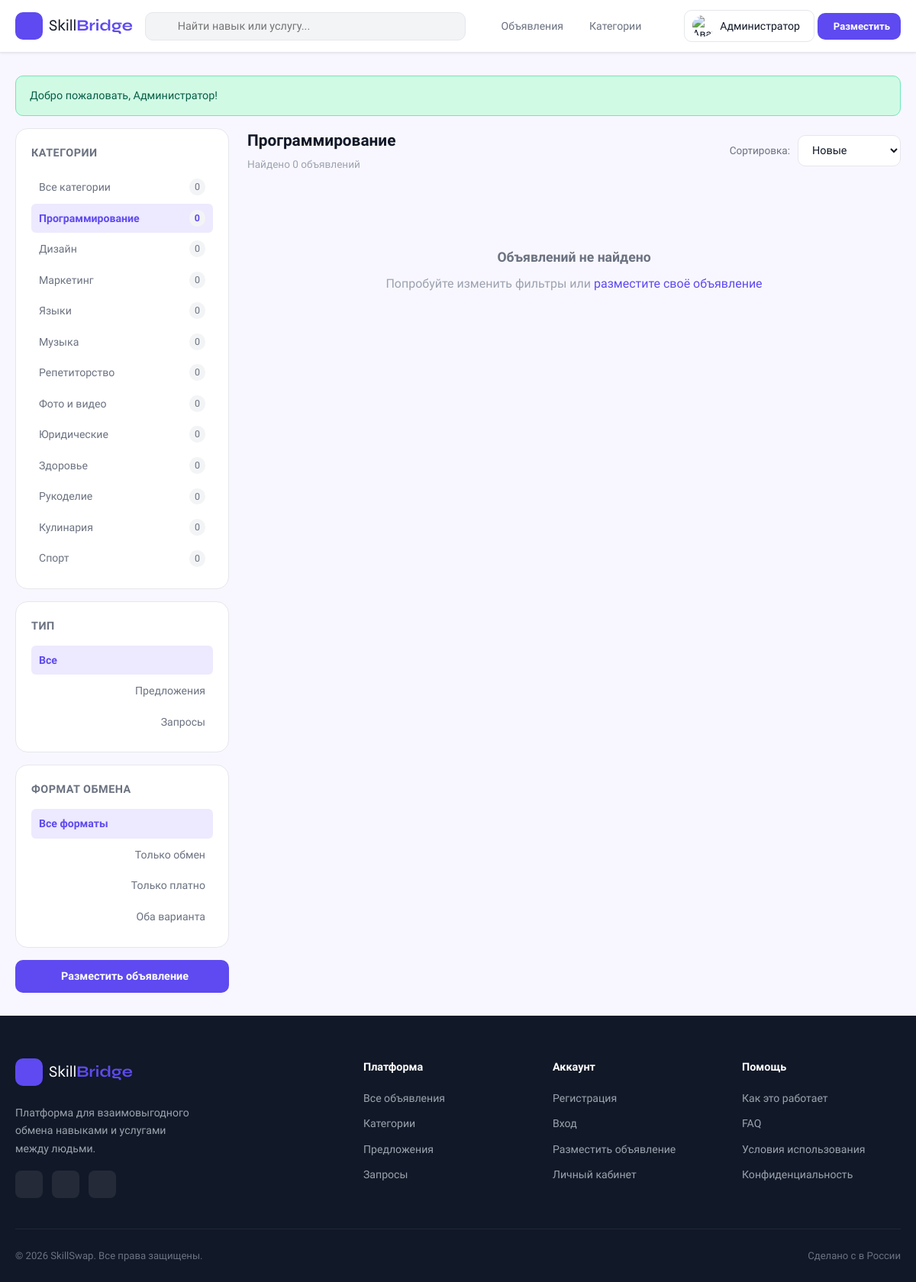
Screenshot of /pages/listings.php?category=programming (signed in) with the database file from the repository.
### tables this page shows
CREATE TABLE categories (
    id INT AUTO_INCREMENT PRIMARY KEY,
    name VARCHAR(100) NOT NULL,
    slug VARCHAR(100) NOT NULL UNIQUE,
    icon VARCHAR(50) DEFAULT 'ti-star',
    parent_id INT DEFAULT NULL,
    sort_order INT DEFAULT 0,
    FOREIGN KEY (parent_id) REFERENCES categories(id) ON DELETE SET NULL
);

### config/database.php (called while the page is built, shortened)
<?php
class Database {
    private static ?PDO $instance = null;
    public static function getInstance(): PDO {
        if (self::$instance === null) {
            $dsn = sprintf(
                'mysql:host=%s;dbname=%s;charset=%s',
                DB_HOST, DB_NAME, DB_CHARSET
            );
            try {
                self::$instance = new PDO($dsn, DB_USER, DB_PASS, [
                    PDO::ATTR_ERRMODE            => PDO::ERRMODE_EXCEPTION,
                    PDO::ATTR_DEFAULT_FETCH_MODE => PDO::FETCH_ASSOC,
                    PDO::ATTR_EMULATE_PREPARES   => false,
                    PDO::MYSQL_ATTR_INIT_COMMAND => "SET NAMES utf8mb4",
                ]);
            } catch (PDOException $e) {
                if (DEBUG) {
                    die('<pre>DB Error: ' . htmlspecialchars($e->getMessage()) . '</pre>');
                }
                die('Ошибка подключения к базе данных.');
            }
        }
        return self::$instance;
    }
}
function db(): PDO {
    return Database::getInstance();
}

### pages/listings.php (the view, shortened to what this page needs)
<?php
$categorySlug = $_GET['category'] ?? '';
$type         = $_GET['type'] ?? '';
$exchange     = $_GET['exchange'] ?? '';
$sort         = $_GET['sort'] ?? 'new';
$page         = max(1, (int)($_GET['page'] ?? 1));
$q            = trim($_GET['q'] ?? '');
$currentCategory = null;
if ($categorySlug) {
    $stmt = db()->prepare("SELECT * FROM categories WHERE slug=?");
    $stmt->execute([$categorySlug]);
    $currentCategory = $stmt->fetch();
}
$allCategories = db()->query("
    SELECT c.*, COUNT(l.id) as cnt
    FROM categories c
    LEFT JOIN listings l ON l.category_id=c.id AND l.status='active'
    WHERE c.parent_id IS NULL
    GROUP BY c.id ORDER BY c.sort_order
")->fetchAll();
$where = ["l.status='active'"];
$params = [];
if ($currentCategory) {
    $childIds = db()->prepare("SELECT id FROM categories WHERE parent_id=?");
    $childIds->execute([$currentCategory['id']]);
    $ids = array_column($childIds->fetchAll(), 'id');
    $ids[] = $currentCategory['id'];
    $ph = implode(',', array_fill(0, count($ids), '?'));
    $where[] = "l.category_id IN ($ph)";
    $params = array_merge($params, $ids);
}
$whereStr = 'WHERE ' . implode(' AND ', $where);
$orderMap = [
    'new'        => 'l.created_at DESC',
    'views'      => 'l.views DESC',
    'price_asc'  => 'l.price ASC',
    'price_desc' => 'l.price DESC',
];
$orderBy = $orderMap[$sort] ?? 'l.created_at DESC';
$countStmt = db()->prepare("SELECT COUNT(*) FROM listings l $whereStr");
$countStmt->execute($params);
$total = (int)$countStmt->fetchColumn();
$pag = paginate($total, ITEMS_PER_PAGE, $page);
$listingsStmt = db()->prepare("
    SELECT l.*,
           u.full_name, u.avatar, u.username, u.rating,
           c.name as cat_name, c.slug as cat_slug,
           (SELECT filename FROM listing_images WHERE listing_id=l.id ORDER BY sort_order LIMIT 1) as image
    FROM listings l
    JOIN users u ON u.id = l.user_id
    JOIN categories c ON c.id = l.category_id
    $whereStr
    ORDER BY $orderBy
    LIMIT ? OFFSET ?
");
$listingsStmt->execute(array_merge($params, [ITEMS_PER_PAGE, $pag['offset']]));
$listings = $listingsStmt->fetchAll();
$pageTitle = $currentCategory ? $currentCategory['name'] : 'Все объявления';
$baseUrl = '?' . http_build_query(array_filter(['category' => $categorySlug, 'type' => $type, 'exchange' => $exchange, 'sort' => $sort, 'q' => $q]));
include __DIR__ . '/../includes/header.php';
?>
<div class="layout-sidebar">
    <aside class="sidebar">
        <div class="sidebar-widget">
            <div class="sidebar-title">Категории</div>
            <div class="filter-list">
                <a href="<?= APP_URL ?>/pages/listings.php" class="filter-link <?= !$categorySlug ? 'active' : '' ?>">
                    <span><i class="ti ti-layout-grid"></i> Все категории</span>
                    <span class="filter-count"><?= $total ?></span>
                </a>
                <?php foreach ($allCategories as $cat): ?>
                <a href="?category=<?= e($cat['slug']) ?>" class="filter-link <?= $categorySlug === $cat['slug'] ? 'active' : '' ?>">
                    <span><i class="ti <?= e($cat['icon']) ?>"></i> <?= e($cat['name']) ?></span>
                    <span class="filter-count"><?= $cat['cnt'] ?></span>
                </a>
                <?php endforeach; ?>
            </div>
        </div>
        <div class="sidebar-widget">
            <div class="sidebar-title">Тип</div>
            <div class="filter-list">
                <a href="?<?= http_build_query(array_merge($_GET, ['type' => '', 'page' => 1])) ?>"
                   class="filter-link <?= !$type ? 'active' : '' ?>">Все</a>
                <a href="?<?= http_build_query(array_merge($_GET, ['type' => 'offer', 'page' => 1])) ?>"
                   class="filter-link <?= $type === 'offer' ? 'active' : '' ?>">
                    <i class="ti ti-hand-rock"></i> Предложения
                </a>
                <a href="?<?= http_build_query(array_merge($_GET, ['type' => 'request', 'page' => 1])) ?>"
                   class="filter-link <?= $type === 'request' ? 'active' : '' ?>">
                    <i class="ti ti-hand"></i> Запросы
                </a>
            </div>
        </div>
        <div class="sidebar-widget">
            <div class="sidebar-title">Формат обмена</div>
            <div class="filter-list">
                <a href="?<?= http_build_query(array_merge($_GET, ['exchange' => '', 'page' => 1])) ?>"
                   class="filter-link <?= !$exchange ? 'active' : '' ?>">Все форматы</a>
                <a href="?<?= http_build_query(array_merge($_GET, ['exchange' => 'skill_swap', 'page' => 1])) ?>"
                   class="filter-link <?= $exchange === 'skill_swap' ? 'active' : '' ?>">
                    <i class="ti ti-arrows-exchange"></i> Только обмен
                </a>
                <a href="?<?= http_build_query(array_merge($_GET, ['exchange' => 'paid', 'page' => 1])) ?>"
                   class="filter-link <?= $exchange === 'paid' ? 'active' : '' ?>">
                    <i class="ti ti-currency-ruble"></i> Только платно
                </a>
                <a href="?<?= http_build_query(array_merge($_GET, ['exchange' => 'both', 'page' => 1])) ?>"
                   class="filter-link <?= $exchange === 'both' ? 'active' : '' ?>">
                    <i class="ti ti-copy"></i> Оба варианта
                </a>
            </div>
        </div>
        <?php if (isLoggedIn()): ?>
        <a href="<?= APP_URL ?>/pages/create-listing.php" class="btn btn-primary btn-block">
            <i class="ti ti-plus"></i> Разместить объявление
        </a>
        <?php endif; ?>
    </aside>
    <main>
        <div style="display:flex;align-items:center;justify-content:space-between;margin-bottom:20px;flex-wrap:wrap;gap:12px;">
            <div>
                <h1 style="font-size:1.3rem;font-family:var(--font-display);margin-bottom:4px;">
                    <?= e($pageTitle) ?>
                </h1>
                <p style="font-size:0.85rem;color:var(--text-muted);">
                    Найдено <?= $total ?> объявлений
                </p>
            </div>
            <div style="display:flex;align-items:center;gap:10px;">
                <label style="font-size:0.85rem;color:var(--text-secondary);">Сортировка:</label>
                <select class="form-control" style="width:auto;" onchange="
                    const url = new URL(window.location);
                    url.searchParams.set('sort', this.value);
                    url.searchParams.set('page', 1);
                    window.location = url;
                ">
                    <option value="new" <?= $sort==='new' ? 'selected' : '' ?>>Новые</option>
                </select>
            </div>
        </div>
        <?php if ($listings): ?>
            <div class="grid-3">
                <?php foreach ($listings as $l): ?>
                    <?php include __DIR__ . '/../includes/listing-card.php'; ?>
                <?php endforeach; ?>
            </div>
            <?= renderPagination($pag, $baseUrl) ?>
        <?php else: ?>
            <div class="empty-state">
                <h3>Объявлений не найдено</h3>
                <p>Попробуйте изменить фильтры или <a href="<?= APP_URL ?>/pages/create-listing.php">разместите своё объявление</a></p>
            </div>
        <?php endif; ?>
    </main>
</div>
<?php include __DIR__ . '/../includes/footer.php'; ?>

### assets/css/style.css (style rules this page uses)
:root { --primary: #5e4af0; --primary-dark: #4535c8; --primary-light: #ede9fe; --secondary: #0ea5e9; --accent: #f59e0b; --success: #10b981; --danger: #ef4444; --warning: #f59e0b; --info: #06b6d4; --text-primary: #111827; --text-secondary: #6b7280; --text-muted: #9ca3af; --bg-base: #f8f7ff; --bg-surface: #ffffff; --bg-muted: #f3f4f6; --border: #e5e7eb; --border-focus: #5e4af0; --radius-sm: 6px; --radius: 10px; --radius-lg: 16px; --radius-xl: 24px; --shadow-sm: 0 1px 3px rgba(0,0,0,.08); --shadow: 0 4px 16px rgba(0,0,0,.10); --shadow-lg: 0 12px 40px rgba(0,0,0,.14); --font: 'Onest', system-ui, -apple-system, sans-serif; --font-display: 'Syne', var(--font); --header-h: 68px; --container: 1200px; --sidebar-w: 280px; --transition: 0.2s ease; }
*, *::before, *::after { box-sizing: border-box; margin: 0; padding: 0; }
html { scroll-behavior: smooth; font-size: 16px; }
body { font-family: var(--font); background: var(--bg-base); color: var(--text-primary); line-height: 1.6; min-height: 100vh; display: flex; flex-direction: column; }
a { color: var(--primary); text-decoration: none; transition: color var(--transition); }
input, textarea, select { font-family: var(--font); }
.btn { display: inline-flex; align-items: center; gap: 7px; padding: 10px 20px; border-radius: var(--radius); border: none; font-size: 0.9rem; font-weight: 600; font-family: var(--font); cursor: pointer; transition: all var(--transition); text-decoration: none; white-space: nowrap; }
.btn-primary { background: var(--primary); color: #fff; }
.btn-block { width: 100%; justify-content: center; }
.layout-sidebar { display: grid; grid-template-columns: var(--sidebar-w) 1fr; gap: 24px; align-items: start; }
.form-control { width: 100%; padding: 10px 14px; border: 1px solid var(--border); border-radius: var(--radius); font-size: 0.9rem; font-family: var(--font); background: var(--bg-surface); color: var(--text-primary); transition: border-color var(--transition), box-shadow var(--transition); outline: none; }
.form-control::placeholder { color: var(--text-muted); }
select.form-control { cursor: pointer; }
.sidebar { position: sticky; top: calc(var(--header-h) + 20px); }
.sidebar-widget { background: var(--bg-surface); border: 1px solid var(--border); border-radius: var(--radius-lg); padding: 20px; margin-bottom: 16px; }
.sidebar-title { font-size: 0.9rem; font-weight: 700; margin-bottom: 14px; text-transform: uppercase; letter-spacing: 0.5px; color: var(--text-secondary); }
.filter-list { display: flex; flex-direction: column; gap: 2px; }
.filter-link { display: flex; align-items: center; justify-content: space-between; padding: 8px 10px; border-radius: var(--radius-sm); color: var(--text-secondary); font-size: 0.88rem; transition: all var(--transition); }
.filter-link.active { background: var(--primary-light); color: var(--primary); font-weight: 600; }
.filter-count { font-size: 0.78rem; background: var(--bg-muted); padding: 1px 7px; border-radius: 99px; }
.empty-state { text-align: center; padding: 60px 20px; color: var(--text-muted); }
.empty-state h3 { font-size: 1.1rem; color: var(--text-secondary); margin-bottom: 8px; }

### rows the page displays
categories: name "Программирование", cnt "0"
categories: name "Дизайн", cnt "0"
categories: name "Маркетинг", cnt "0"
categories: name "Языки", cnt "0"
categories: name "Музыка", cnt "0"
categories: name "Репетиторство", cnt "0"
categories: name "Фото и видео", cnt "0"
categories: name "Юридические", cnt "0"
categories: name "Здоровье", cnt "0"
categories: name "Рукоделие", cnt "0"
categories: name "Кулинария", cnt "0"
categories: name "Спорт", cnt "0"

### other values shown
$user['full_name'] ?: $user['username'] "Администратор"
$f['message'] "Добро пожаловать, Администратор!"
$total "0"
